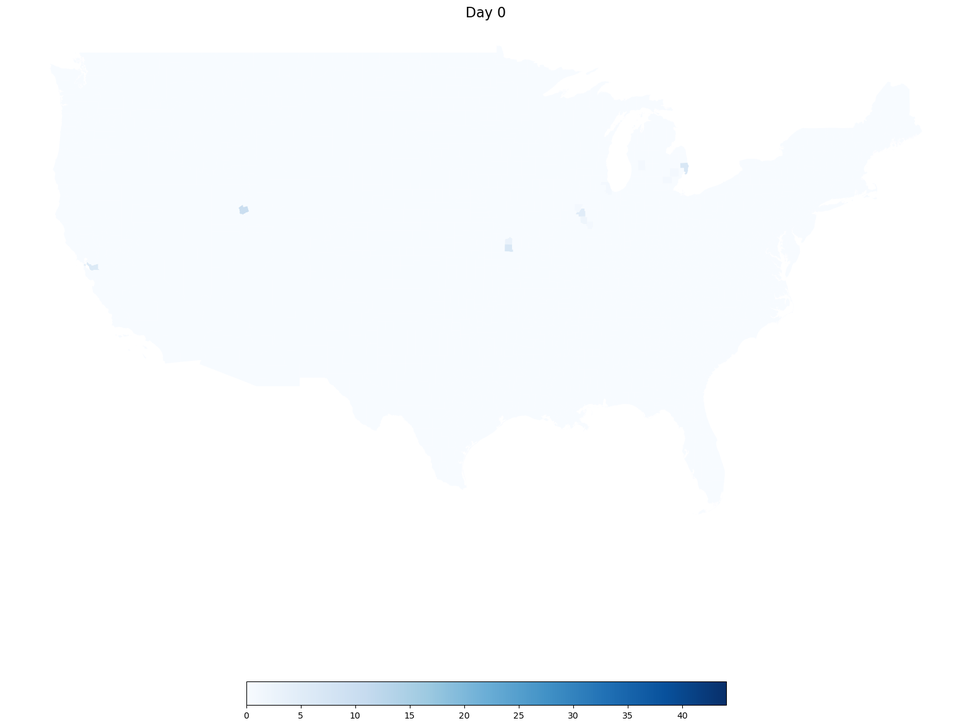
#> input picture data_viz/figures/simu_1/Day0.png, 972 x 726 px, shrunk from 1570 x 1173 before the run; its folder holds 4 pictures in this run
$ python test.py
#> lines starting #> are read from the running program, lines starting #| are printed output that depends on the picture
import matplotlib.pyplot as plt
import numpy as np
from matplotlib.widgets import Slider
import os
from PIL import Image

def load_images_from_folder(folder):
#> called with folder = 'figures/simu_1'
    img_fns = [os.path.join(folder, 'Day%d.png'%day) for day in range(len(os.listdir(folder)))]
    images = []
    for img_fn in img_fns:
        try:
            img = Image.open(img_fn)
#> img is the input picture: PIL image 972x726 RGBA; mean R, G, B, A 249.8, 251.9, 253.8, 255
            images.append(np.array(img))
        except Exception as e:
            print(f"Error loading {img_fn.split('/')[-1]}: {e}")
    return images

# Path to your image folder
image_folder = "figures/simu_1"

# Load images
image_list = load_images_from_folder(image_folder)

if not image_list:
    print("No images found in the specified folder.")
else:
    # Set up the figure and axes
    fig, ax = plt.subplots(figsize=(10,10))
    plt.subplots_adjust(bottom=0.25)
    plt.tight_layout()
    current_image_index = 0
    im = ax.imshow(image_list[current_image_index])

    # Create slider axis
    ax_slider = plt.axes([0.25, 0.1, 0.65, 0.03])
    ax.axis('off')
    # Create slider
    slider = Slider(ax_slider, "Day", 0, len(image_list) - 1, valinit=current_image_index, valstep=1)

    # Function to update the image
    def update(val):
        global current_image_index
        current_image_index = int(slider.val)
        im.set_data(image_list[current_image_index])
        fig.canvas.draw_idle()

    # Connect slider to update function
    slider.on_changed(update)

    plt.show()
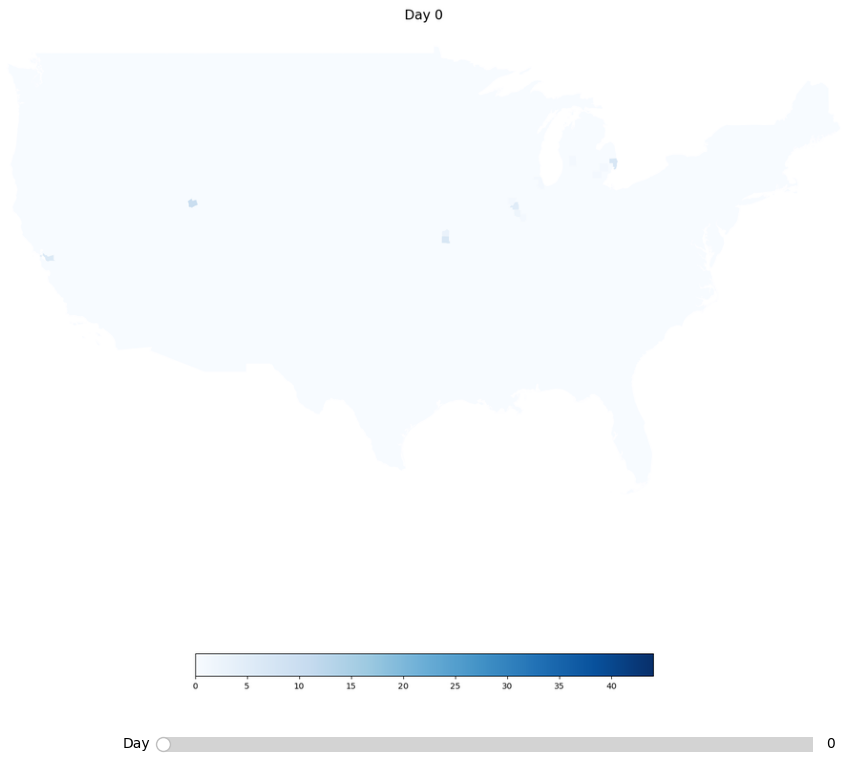
#> figure drawn by matplotlib, 2 panels
